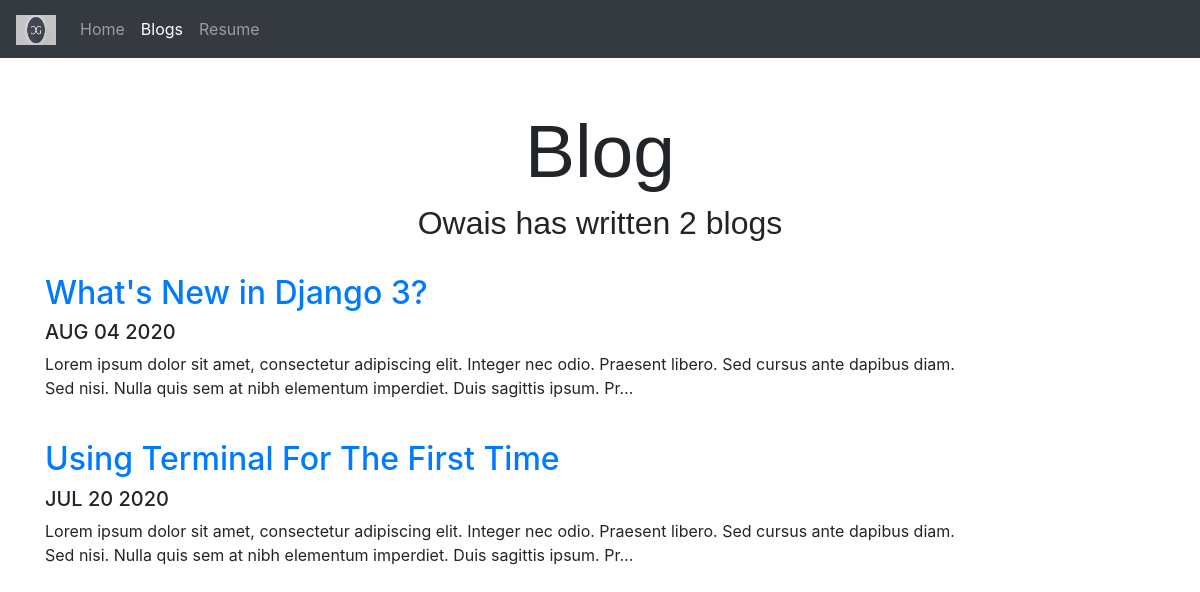
Screenshot of /blog/ with the database file from the repository.
### blog/models.py (models this page shows, shortened)
class Blog(models.Model):
    title = models.CharField(max_length=100)
    description = models.TextField()
    date = models.DateField()

### blog/views.py (the view)
# urls.py: path("", views.index, name="all_blog"),
def index(request):
    blogs = Blog.objects.all()
    return render(request, 'blog/index.html', {'blogs': blogs})

### blog/templates/blog/index.html (shortened to what this page needs)
{% load static %}
<!DOCTYPE html>
<html lang="en">
  <head>
    <link
      rel="stylesheet"
      href="https://stackpath.bootstrapcdn.com/bootstrap/4.5.0/css/bootstrap.min.css"
    />
  </head>
  <body>
    <nav class="navbar navbar-expand-lg navbar-dark bg-dark">
      <a class="navbar-brand" href="{% url 'all_blog' %}"
        ><img
          class="responsive"
          height="30px"
          width="40px"
          src="{% static 'portfolio/image/logo.png' %}"
          alt="logo"
      /></a>
      <div class="collapse navbar-collapse" id="navbarNav">
        <ul class="navbar-nav">
          <li class="nav-item">
            <a class="nav-link" href="{% url 'home' %}">Home</a>
          </li>
          <li class="nav-item active">
            <a class="nav-link" href="{% url 'all_blog' %}"
              >Blogs <span class="sr-only">(current)</span></a
            >
          </li>
          <li class="nav-item">
            <a class="nav-link" href="{% static '/portfolio/pdf/cv.pdf' %}"
              >Resume</a
            >
          </li>
        </ul>
      </div>
    </nav>
    <div class="container py-5">
      <h1
        class="text-center"
        style="font-size: 75px; font-family: Arial, Helvetica, sans-serif;"
      >
        Blog
      </h1>
      <h2
        class="text-center"
        style="font-family: Arial, Helvetica, sans-serif;"
      >
        Owais has written {{ blogs.count }} blog{{ blogs.count|pluralize }}
      </h2>
      <br />
      <div class="row">
        {% for i in blogs %}
        <div class="col-lg-10 col-md-10 col-sm-10 col-sm-10">
          <a href="{% url 'detail' i.id %}"><h2>{{i.title}}</h2></a>
          <h5>{{ i.date|date:'M d Y'|upper }}</h5>
          <p>{{ i.description|striptags|truncatechars:200 }}</p>
          <br />
        </div>
        {% endfor %}
      </div>
    </div>
  </body>
</html>

### rows the page displays
Blog: title "What's New in Django 3?", date "AUG 04 2020", description "Lorem ipsum dolor sit amet, consectetur adipiscing elit. Integer nec odio. Praesent libero. Sed cursus ante dapibus diam. Sed nisi. Nulla quis sem at nibh elementum imperdiet. Duis sagittis ipsum. Pr…"
Blog: title "Using Terminal For The First Time", date "JUL 20 2020", description "Lorem ipsum dolor sit amet, consectetur adipiscing elit. Integer nec odio. Praesent libero. Sed cursus ante dapibus diam. Sed nisi. Nulla quis sem at nibh elementum imperdiet. Duis sagittis ipsum. Pr…"

### other values shown
{{ blogs.count }} "2"
